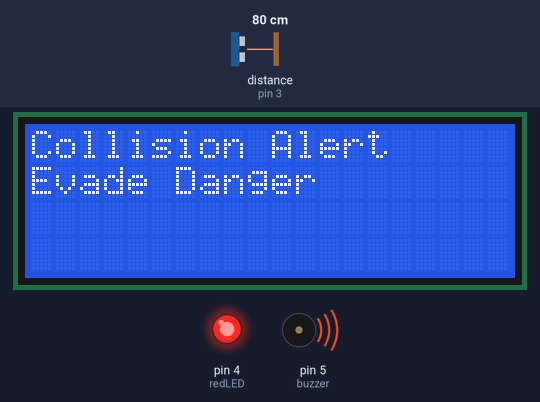
This sketch was run on a simulated Arduino Uno, built with avr-gcc and run on an emulated ATmega328P. Parts: 20×4 character LCD, output pins drawn as LEDs (lit = HIGH), buzzer (waves = sounding). Wiring (inferred from the names in the program): ultrasonic range finder: trigger pin 2; echo pin 3. The inputs (shaded band) are chosen by the test bench; at power-on: distance to the obstacle (sensor on pin 3) 80 cm. The echo pulse lasts 58.3 µs per cm; pins used as bus, display or sensor lines are not drawn.

Above: at 1.2 s.
1.3 s: distance to the obstacle (sensor on pin 3) set to 120 cm
At 2.4 s:
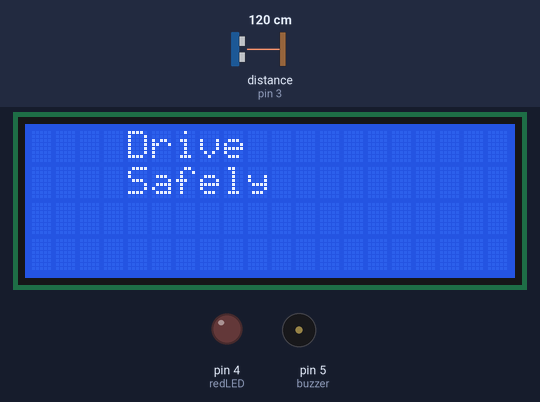
2.8 s: distance to the obstacle (sensor on pin 3) set to 2 cm
At 3.9 s:
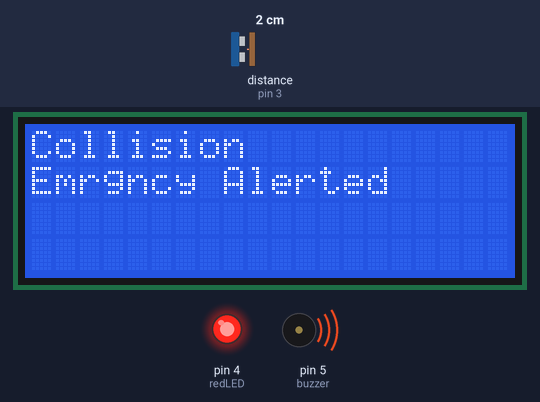
Timing chart, 0 to 9.6 s (numbered marks = the images above; inputs shaded):
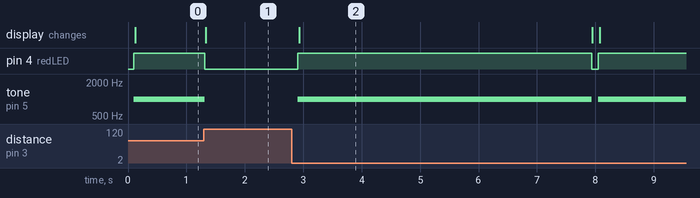

The sketch:

Collision_Avoidance.ino
```cpp
/* Arduino example sketch to control a JSN-SR04T ultrasonic distance sensor with Arduino. No library needed. More info: https://www.makerguides.com */
#include <LiquidCrystal_I2C.h>
LiquidCrystal_I2C lcd(0x27,20,4);  // set the LCD address to 0x27 for a 16 chars and 2 line display

// Define Trig and Echo pin:
#define trigPin 2
#define echoPin 3
#define redLED 4
#define buzzer 5
#define buzz_freq 1000
int set = 0;

// Define variables:
long duration;
int distance;

void setup() {
  // Define inputs and outputs
  pinMode(trigPin, OUTPUT);
  pinMode(echoPin, INPUT);
  pinMode(buzzer, OUTPUT);
  pinMode(redLED, OUTPUT);

  lcd.init();
  lcd.backlight();
  lcd.setCursor(0,0);
  lcd.print("System Starting");
  lcd.setCursor(0,1);
  lcd.print("System Active");


}

void loop() {


  collision_system();
  delay(100);
}

void collision_system()
{

   float distance = get_distance();
   while (distance < 100){
      //digitalWrite(buzzer, 1);
      tone(buzzer, buzz_freq);
      digitalWrite(redLED, 1);
      if (distance < 30){
        lcd.clear();
        lcd.setCursor(0,0);
        lcd.print("Collision ");
        lcd.setCursor(0,1);
        lcd.print("Emrgncy Alerted");
        if (set == 0){
          //send emergerncy

          delay(5000);
        }
        distance = get_distance();
        break;
      }
        else{
          lcd.clear();
          lcd.setCursor(0,0);
          lcd.print("Collision Alert");
          lcd.setCursor(0,1);
          lcd.print("Evade Danger");
        }
        distance = get_distance();

   }
    //digitalWrite(buzzer, 0);
    noTone(buzzer);
    digitalWrite(redLED, 0);
    lcd.clear();
    lcd.setCursor(4,0);
    lcd.print("Drive ");
    lcd.setCursor(4,1);
    lcd.print("Safely");


}

float get_distance()
{
  // Clear the trigPin by setting it LOW:
  digitalWrite(trigPin, LOW);

  delayMicroseconds(5);

 // Trigger the sensor by setting the trigPin high for 10 microseconds:
  digitalWrite(trigPin, HIGH);
  delayMicroseconds(10);
  digitalWrite(trigPin, LOW);

  // Read the echoPin. pulseIn() returns the duration (length of the pulse) in microseconds:
  duration = pulseIn(echoPin, HIGH);

  // Calculate the distance:
  distance = duration*0.034/2;
  if (distance>160 ){
    distance = 160;
  }

  return distance;
}
/*// Include the library:
#include <NewPing.h>

// Define Trig and Echo pin:
#define trigPin 2
#define echoPin 3
#define redLED 4
#define buzzer 5

// Define maximum distance we want to ping for (in centimeters). Maximum sensor distance is rated at 400-500 cm:
#define MAX_DISTANCE 400

// NewPing setup of pins and maximum distance.
NewPing sonar = NewPing(trigPin, echoPin, MAX_DISTANCE);

void setup() {
  // Open the Serial Monitor at 9600 baudrate to see ping results:
  Serial.begin(9600);
  pinMode(buzzer, OUTPUT);
  pinMode(redLED, OUTPUT);

}

void loop() {
  // Wait 50ms between pings (about 20 pings/sec). 29ms should be the shortest delay between pings:
  delay(500);
  getDist();


}


void getDist(){
   Serial.print(sonar.ping_cm());
   Serial.println(" cm");/*
  while (sonar.ping_cm() < 150){


      digitalWrite(buzzer, 1);
      digitalWrite(redLED, 1);
      Serial.println("Collision Alert");
      if (sonar.ping_cm() < 4){
      Serial.println("Collision \n Emergency Alerted");
      break;
    }

  }
    digitalWrite(buzzer, 0);
    digitalWrite(redLED, 0);

  }*/
```

Measured:
- after the input at 1.3 s, pin 4 (redLED): HIGH → LOW at once; tone on pin 5 (buzzer): 1000 Hz → silent at once; the display: changes at once (image 1)
- after the input at 2.8 s, pin 4 (redLED): LOW → HIGH after 0.11 s, → LOW 5.0 s later, → HIGH 0.12 s later; tone on pin 5 (buzzer): silent → 1000 Hz after 0.11 s, → silent 5.0 s later, → 1000 Hz 0.12 s later; the display: changes after 0.13 s (image 2)
